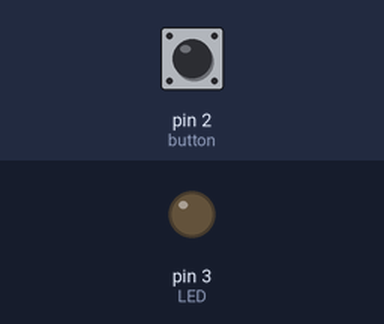
Recording of a sketch running on a simulated Arduino Uno, built with avr-gcc and run on an emulated ATmega328P. On the bench: output pins drawn as LEDs (lit = HIGH). Inputs (shaded band) come from the test bench; at power-on: pin 2 (button) HIGH.

Above: at 1.2 s.
1.3 s: pin 2 (button) pulled LOW for 0.15 s
At 2.06 s:
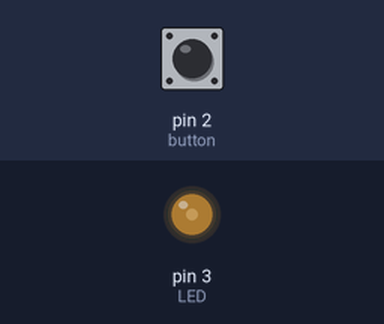
At 3.26 s:
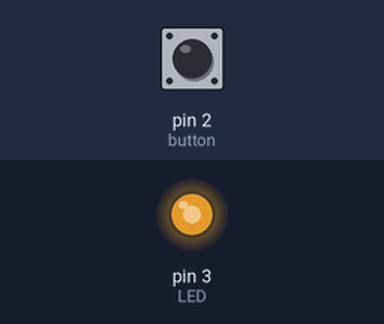
4.3 s: pin 2 (button) pulled LOW for 1 s
At 5.66 s:
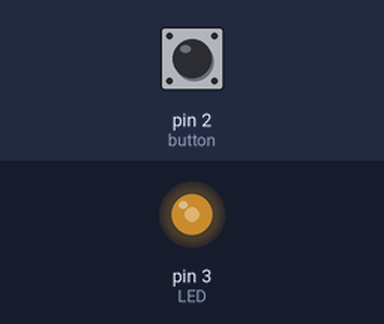
Timing chart, 0 to 8.4 s (numbered marks = the images above; inputs shaded):
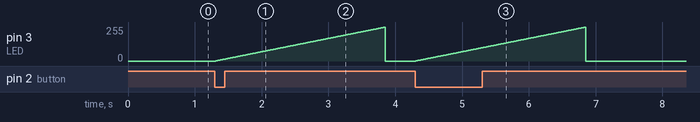

Measured:
- after the input at 1.3 s, pin 3 (LED): rises from 0/255 to 254/255 in 2.5 s, then falls to 0/255 in 0.01 s
- after the input at 4.3 s, pin 3 (LED): rises from 0/255 to 254/255 in 2.5 s, then falls to 0/255 in 0.01 s

The sketch:

05.ino
```cpp
#define button 2
#define LED 3


void setup() {
  // put your setup code here, to run once:

  pinMode(LED, OUTPUT);
  pinMode(button, INPUT_PULLUP);

}


void loop() {
  // put your main code here, to run repeatedly:

  if (digitalRead(button) == LOW)
  {
    for (int i = 0; i < 255; i++)
    {
      analogWrite(LED, i);
      delay(10);
    }
  }

  else
  {
    digitalWrite(LED, LOW);
  }

}
```
